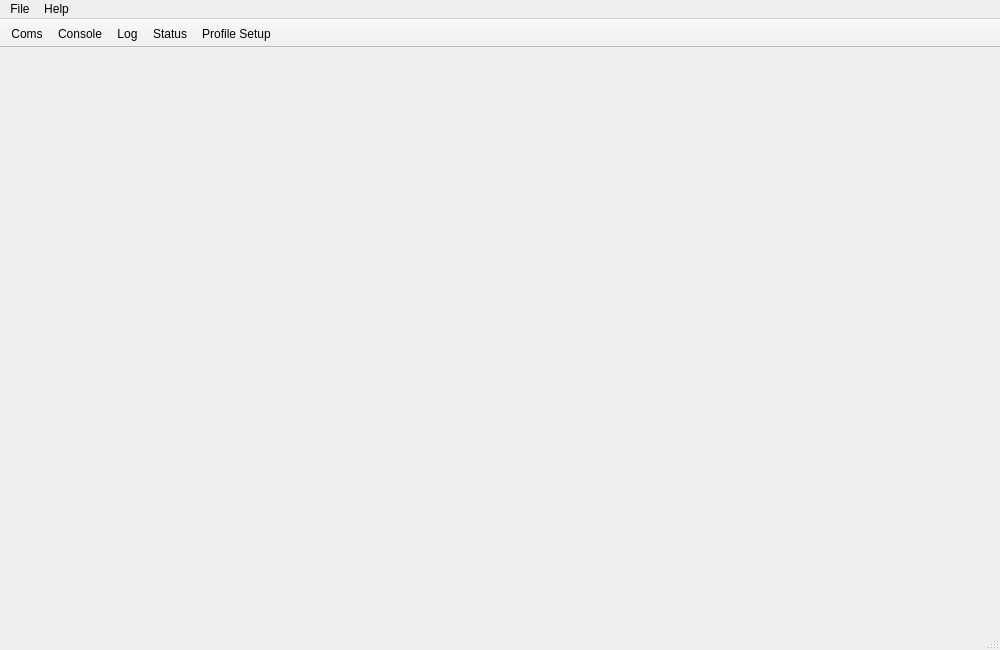
<?xml version="1.0" encoding="UTF-8"?>
<ui version="4.0">
 <class>MainWindow</class>
 <widget class="QMainWindow" name="MainWindow">
  <property name="geometry">
   <rect>
    <x>0</x>
    <y>0</y>
    <width>1000</width>
    <height>650</height>
   </rect>
  </property>
  <property name="windowTitle">
   <string>CellCharger Interface</string>
  </property>

  <widget class="QWidget" name="centralwidget"/>

  <widget class="QToolBar" name="mainToolBar">
   <property name="windowTitle">
    <string>Main Toolbar</string>
   </property>
   <property name="movable">
    <bool>false</bool>
   </property>
   <property name="floatable">
    <bool>false</bool>
   </property>
   <property name="iconSize">
    <size>
     <width>48</width>
     <height>48</height>
    </size>
   </property>
   <property name="toolButtonStyle">
    <enum>Qt::ToolButtonTextUnderIcon</enum>
   </property>
   <addaction name="actionComs"/>
   <addaction name="actionConsole"/>
   <addaction name="actionLog"/>
   <addaction name="actionComsStatus"/>
   <addaction name="actionProfileSetup"/>
  </widget>

  <widget class="QMenuBar" name="menubar">
   <property name="geometry">
    <rect>
     <x>0</x>
     <y>0</y>
     <width>1000</width>
     <height>22</height>
    </rect>
   </property>
   <widget class="QMenu" name="menuFile">
    <property name="title">
     <string>File</string>
    </property>
   </widget>
   <widget class="QMenu" name="menuHelp">
    <property name="title">
     <string>Help</string>
    </property>
   </widget>
   <addaction name="menuFile"/>
   <addaction name="menuHelp"/>
  </widget>

  <widget class="QStatusBar" name="statusbar"/>

  <action name="actionComs">
   <property name="text">
    <string>Coms</string>
   </property>
   <property name="icon">
    <iconset>
     <normalon>:/images/chain.png</normalon>
    </iconset>
   </property>
  </action>

  <action name="actionConsole">
   <property name="text">
    <string>Console</string>
   </property>
   <property name="icon">
    <iconset>
     <normalon>:/images/console.png</normalon>
    </iconset>
   </property>
  </action>

  <action name="actionLog">
   <property name="text">
    <string>Log</string>
   </property>
   <property name="icon">
    <iconset>
     <normalon>:/images/log.svg</normalon>
    </iconset>
   </property>
  </action>
  <action name="actionComsStatus">
   <property name="text">
    <string>Status</string>
   </property>
   <property name="icon">
    <iconset>
     <normalon>:/images/chain.png</normalon>
    </iconset>
   </property>
  </action>
  <action name="actionProfileSetup">
   <property name="text">
    <string>Profile Setup</string>
   </property>
   <property name="icon">
    <iconset>
     <normalon>:/images/page.svg</normalon>
    </iconset>
   </property>
  </action>
 </widget>
 <resources/>
 <connections/>
</ui>
